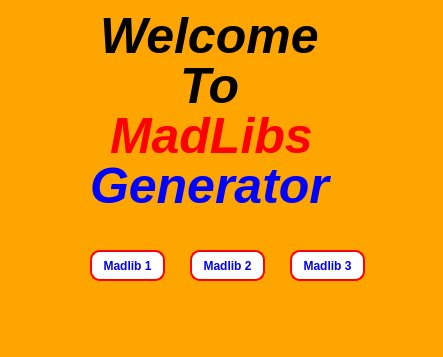
<?xml version="1.0" encoding="UTF-8"?>
<ui version="4.0">
 <class>Dialog</class>
 <widget class="QDialog" name="Dialog">
  <property name="geometry">
   <rect>
    <x>0</x>
    <y>0</y>
    <width>443</width>
    <height>357</height>
   </rect>
  </property>
  <property name="windowTitle">
   <string>MadLibs_Generator</string>
  </property>
  <property name="styleSheet">
   <string notr="true">#Dialog{
background:orange;
}
QLabel
{
	font-size:50px;
	font-weight:bold;
	font-style:italic;
}
QPushButton{
	color:blue;
	font-weight:bold;
	font-family:'rockwell';
	border:2px solid red;
	background:white;
	border-radius:10px;



}

#madlib1btn:hover,#madlib2btn:hover,#madlib3btn:hover{
	background:blue;
  	color:white;
}</string>
  </property>
  <widget class="QLabel" name="welcome">
   <property name="geometry">
    <rect>
     <x>100</x>
     <y>10</y>
     <width>241</width>
     <height>51</height>
    </rect>
   </property>
   <property name="text">
    <string>Welcome</string>
   </property>
  </widget>
  <widget class="QLabel" name="to">
   <property name="geometry">
    <rect>
     <x>180</x>
     <y>60</y>
     <width>71</width>
     <height>51</height>
    </rect>
   </property>
   <property name="text">
    <string>To</string>
   </property>
  </widget>
  <widget class="QLabel" name="to_2">
   <property name="geometry">
    <rect>
     <x>110</x>
     <y>110</y>
     <width>231</width>
     <height>51</height>
    </rect>
   </property>
   <property name="styleSheet">
    <string notr="true">color:red;</string>
   </property>
   <property name="text">
    <string>MadLibs</string>
   </property>
  </widget>
  <widget class="QLabel" name="to_3">
   <property name="geometry">
    <rect>
     <x>90</x>
     <y>160</y>
     <width>271</width>
     <height>51</height>
    </rect>
   </property>
   <property name="styleSheet">
    <string notr="true">color:blue</string>
   </property>
   <property name="text">
    <string>Generator</string>
   </property>
  </widget>
  <widget class="QPushButton" name="madlib1btn">
   <property name="geometry">
    <rect>
     <x>90</x>
     <y>250</y>
     <width>75</width>
     <height>31</height>
    </rect>
   </property>
   <property name="cursor">
    <cursorShape>PointingHandCursor</cursorShape>
   </property>
   <property name="text">
    <string>Madlib 1</string>
   </property>
  </widget>
  <widget class="QPushButton" name="madlib2btn">
   <property name="geometry">
    <rect>
     <x>190</x>
     <y>250</y>
     <width>75</width>
     <height>31</height>
    </rect>
   </property>
   <property name="text">
    <string>Madlib 2</string>
   </property>
  </widget>
  <widget class="QPushButton" name="madlib3btn">
   <property name="geometry">
    <rect>
     <x>290</x>
     <y>250</y>
     <width>75</width>
     <height>31</height>
    </rect>
   </property>
   <property name="text">
    <string>Madlib 3</string>
   </property>
  </widget>
 </widget>
 <resources/>
 <connections/>
</ui>
